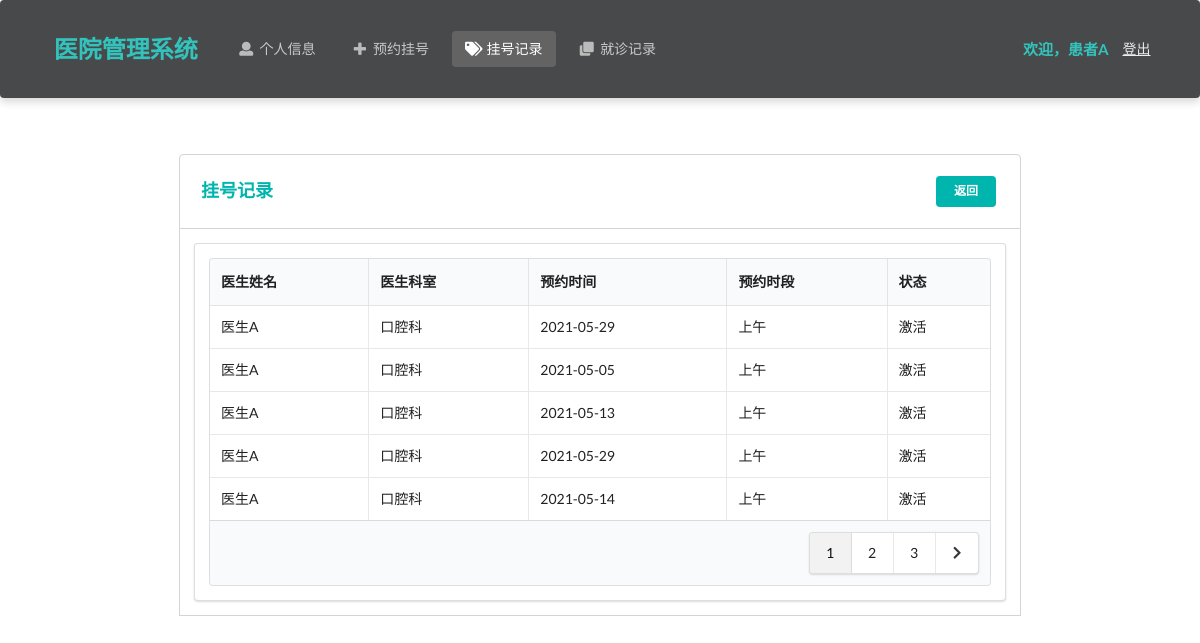
/patient/appointment (signed in), run on an earlier commit of the app's database.
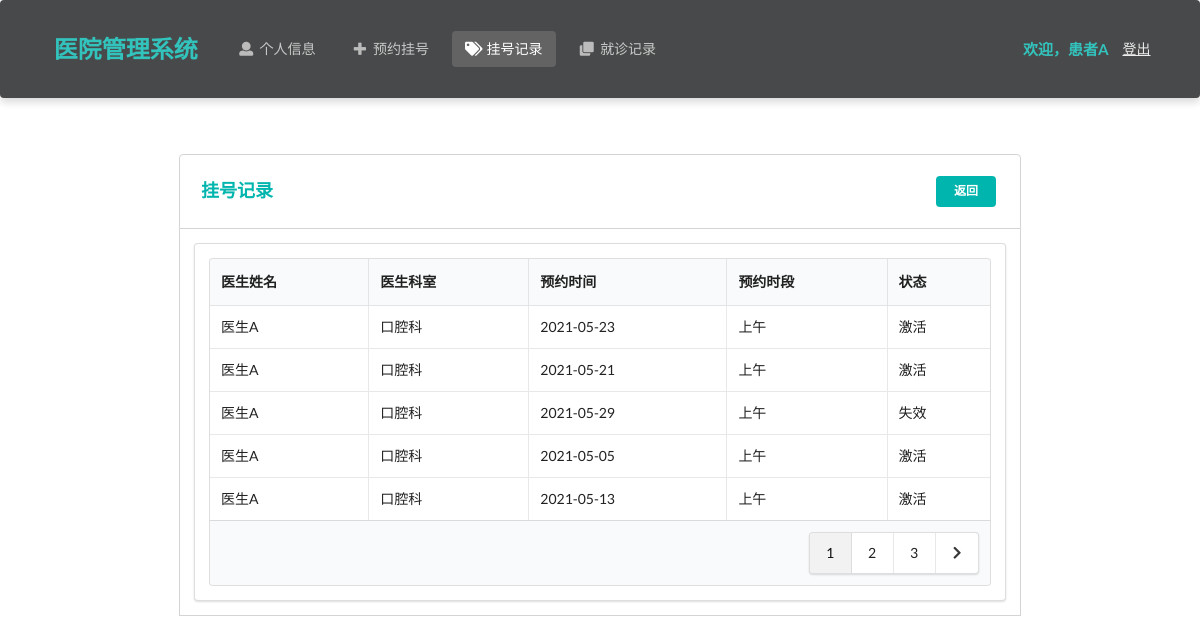
And on a later commit of the database.
### Hospital/models.py (models this page shows, shortened)
class Appointment(models.Model):
    time_choices = (
        ('Morning','上午'),
        ('Afternoon','下午')
    )
    patient = models.ForeignKey(Patient, on_delete=models.CASCADE) # 患者
    doctor = models.ForeignKey(Doctor, on_delete=models.CASCADE)  # 医生
    create_time = models.DateTimeField(auto_now_add=True)  # 创建时间
    appointment_date = models.DateTimeField()  # 预约日期
    appointment_time = models.CharField(max_length=10, choices=time_choices)  # 预约时间（上下午）
    isActive = models.BooleanField(default=True)  # 是否有效
    class Meta:
        ordering = ["-create_time"]

class Doctor(models.Model):
    department_choices = (
        ('Department of Internal Medicine', '内科'),
        ('Department of Surgery', '外科'),
        ('Department of Pediatrics', '儿科'),
        ('Department of Obstetrics and Gynecology', '妇产科'),
        ('Department of Traditional Chinese Medicine', '中医科'),
        ('Department of Dermatology', '皮肤科'),
        ('Department of Oral Medicine', '口腔科')
    )
    title_choices = (
        ('director physician', '主任医师'),
        ('assistant director physician', '副主任医师'),
        ('physician', '医师')
    )
    name = models.CharField(max_length=10)  # 姓名
    password = models.CharField(max_length=32)  # 密码
    gender = models.CharField(max_length=32, choices=gender_choices)  # 性别
    identity_card_no = models.CharField(max_length=32, unique=True)  # 身份证号
    department = models.CharField(max_length=64, choices=department_choices)  # 科室
    title = models.CharField(max_length=64, choices=title_choices)  # 职称
    description = models.TextField(max_length=500, default='暂无简介')  # 简介
    create_time = models.DateTimeField(auto_now_add=True)  # 注册时间

### Hospital/patientViews.py (the view)
# urls.py: path('patient/appointment', patientViews.appointment)
def appointment(request):
    identity_card_no = request.session['identity_card_no']
    patient = models.Patient.objects.get(identity_card_no=identity_card_no)
    appointments = models.Appointment.objects.filter(patient=patient)
    num_per_page = 5
    paginator = Paginator(appointments, num_per_page)
    page = request.GET.get('page', 1)
    try:
        page_obj = paginator.page(page)
    except PageNotAnInteger:
        page_obj = paginator.page(1)
    except EmptyPage:
        page_obj = paginator.page(paginator.num_pages)
    is_paginated = True if paginator.num_pages > 1 else False
    page_range = paginator.get_elided_page_range(page, on_each_side=3, on_ends=2)
    return render(request, 'patient/appointment.html', locals())

### Hospital/templates/patient/appointment.html (shortened to what this page needs)
<!DOCTYPE html>
<html lang="ch">
<head>
    <link rel="stylesheet" href="https://cdn.jsdelivr.net/semantic-ui/2.2.4/semantic.min.css">
    <link rel="stylesheet" href="../../static/Hospital/css/me.css">
</head>
<body>
    <nav class="ui inverted  segment m-padded-tb-large m-shadow-small m-opacity-mini">
        <div class="ui container">
            <div class="ui inverted secondary stackable menu">
                <h2 class="ui teal header item">医院管理系统</h2>
                <a href="/patient/info" class="m-item item"><i class="user icon"></i>个人信息</a>
                <a href="/patient/makeAppointment" class="m-item item"><i class="plus icon"></i>预约挂号</a>
                <a href="/patient/appointment" class="active m-item item"><i class="tags icon"></i>挂号记录</a>
                <a href="/patient/diagnosis" class="m-item item"><i class="clone icon"></i>就诊记录</a>
                <div class="right m-item item">
                    <h4 class="ui teal header item">欢迎，{{ patient.name }}</h4>
                    <a href="/patient/logout/" class="text-success "><ins>登出</ins></a>
                </div>
            </div>
        </div>
    </nav>
    <div class="m-container-small m-padded-tb-big">
        <div class="container">
            <div class="ui top attached rounded padded segment">
                <div class="ui middle aligned two column grid">
                    <div class="column">
                        <h3 class="ui teal header">挂号记录</h3>
                    </div>
                    <div class="basic right aligned column">
                        <a href="/patient/info/" class="ui teal tiny centered button">返回</a>
                    </div>
                </div>
            </div>
            <div class="ui attached segment">
                <div class="ui segment ">
                    <table class="ui celled table">
                        <thead>
                            <tr>
                                <th>医生姓名</th>
                                <th>医生科室</th>
                                <th>预约时间</th>
                                <th>预约时段</th>
                                <th>状态</th>
                            </tr>
                        </thead>
                        <tbody>
                            {% for rec in page_obj%}
                            <tr>
                                <td>{{ rec.doctor.name }}</td>
                                <td>{{ rec.doctor.get_department_display }}</td>
                                <td>{{ rec.appointment_date|date:"Y-m-d" }}</td>
                                <td>{{ rec.get_appointment_time_display }}</td>
                                <td>{% if rec.isActive %} 激活 {% else %} 失效 {% endif %}</div></td>
                            </tr>
                            {% endfor %}
                      <tfoot>
                        {% if is_paginated %}
                        <tr><th colspan="5">
                          <div class="ui right floated pagination menu">
                              {% for i in page_range %}
                                {% if page_obj.number == i %}
                                    <a class="item active">{{ i }}</a>
                                {% elif i == '…' %}
                                    <a class="item" href="?page=1">{{ i }}</a>
                                {% else %}
                                    <a class="item" href="?page={{ i }}">{{ i }}</a>
                                {% endif %}
                              {% endfor %}
                              {% if page_obj.has_next %}
                              <a class="icon item" href ="?page={{ page_obj.next_page_number }}">
                              <i class="right chevron icon"></i>
                              </a>
                              {% endif %}
                          </div>
                        </th>
                      </tr>
                      {% endif %}
                      </tfoot>
    <br>
    <br>
    <br>
</body>
</html>

What changed in the data, as far as the page shows it:
no longer on this page (row unchanged): Appointment: doctor.name "医生A", doctor.department "口腔科", appointment_date "2021-05-29", appointment_time "上午", isActive "激活"
no longer on this page (row unchanged): Appointment: doctor.name "医生A", doctor.department "口腔科", appointment_date "2021-05-14", appointment_time "上午", isActive "激活"
added Appointment: doctor.name "医生A", doctor.department "口腔科", appointment_date "2021-05-23", appointment_time "上午", isActive "激活"
added Appointment: doctor.name "医生A", doctor.department "口腔科", appointment_date "2021-05-21", appointment_time "上午", isActive "激活"
changed Appointment (number 3 of 5 on the later page): isActive "激活" → "失效"
